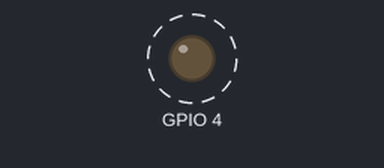
The program below on a simulated Raspberry Pi (BCM pin numbers). On the bench: output pins drawn as LEDs (lit = HIGH). Dashed ring = blinking. At 10.0 s the program stops and its outputs stay as they are.

Above: at 0.5 s.
Timing chart, 0 to 4.6 s (numbered marks = the images above):
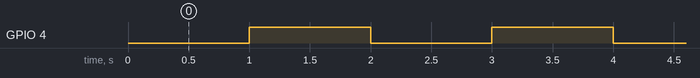

Measured:
- by itself, GPIO 4: alternates HIGH for 1.0 s and LOW for 1.0 s

The program:

5_for_if_sleep.py
```python
#! /usr/bin/env python3
# -*- coding: UTF-8 -*-

from time import sleep
from RPi import GPIO

GPIO.setmode(GPIO.BCM)
GPIO.setup(4, GPIO.OUT)

encendido = False
for i in range(10):
    if encendido:
        GPIO.output(4, 1)
        encendido = False
    else:
        GPIO.output(4, 0)
        encendido = True
    sleep(1)

GPIO.cleanup()
```
